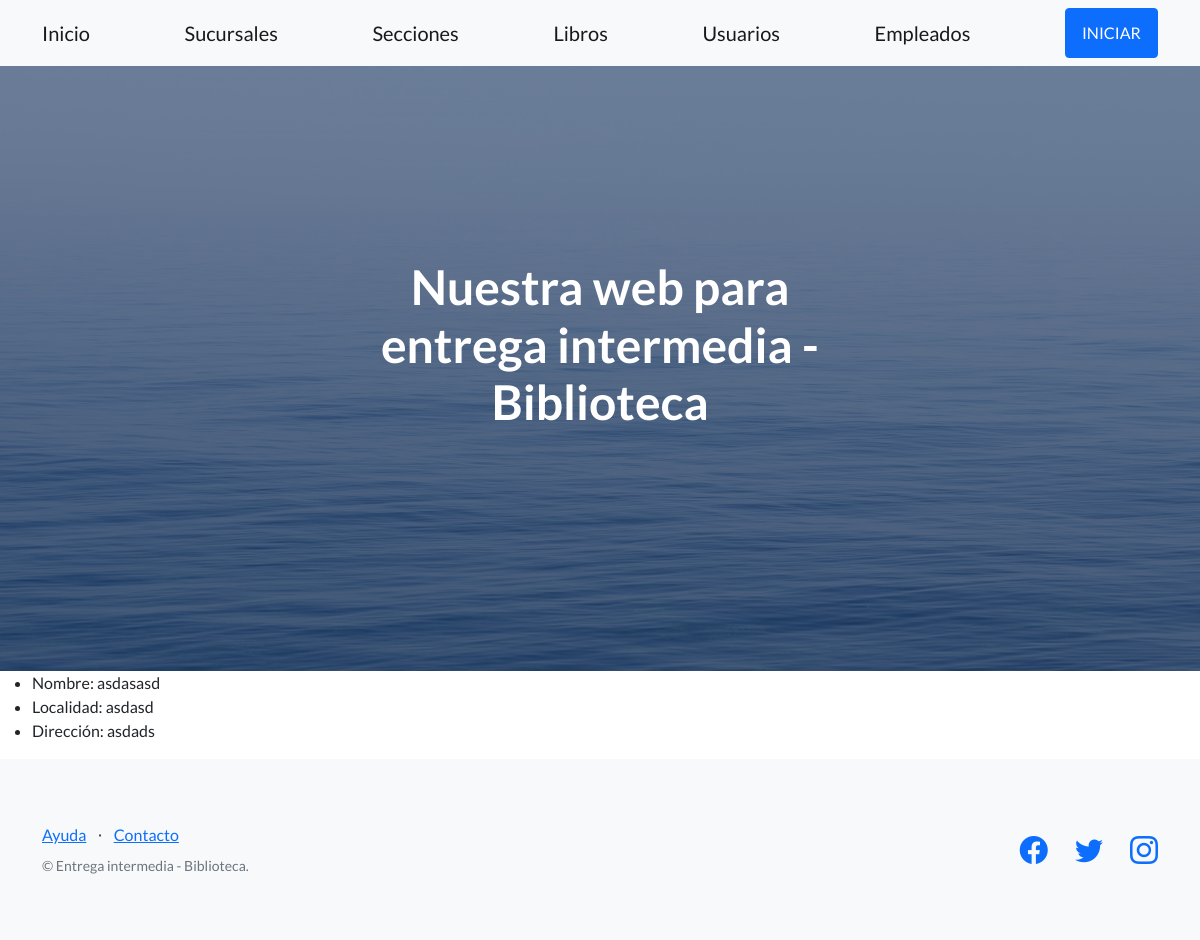
Screenshot of /biblioteca/sucursales/view/3 with the database file from the repository.
### AppEntrega1/models.py (models this page shows, shortened)
class Sucursal(models.Model):
    nombre = models.CharField(max_length=50, verbose_name='Nombre del local')
    localidad = models.CharField(max_length=50)
    direccion = models.CharField(max_length=50)

### AppEntrega1/views.py (the view)
# urls.py: path('sucursales/view/<pk>', SucursalDetailView.as_view(), name = 'sucursal_view'),
class SucursalDetailView(DetailView):
    model = Sucursal
    template_name = 'AppEntrega1/ver_sucursal.html'

### templates/AppEntrega1/ver_sucursal.html
{% extends 'AppEntrega1/padre.html' %}
{% block contenidoQueCambia %}
    <ul>
        <li> Nombre: {{sucursal.nombre}}</li>
        <li> Localidad: {{sucursal.localidad}}</li>
        <li> Dirección: {{sucursal.direccion}}</li>
    </ul>
{% endblock %}

### rows the page displays
Sucursal: nombre "asdasasd", localidad "asdasd", direccion "asdads"
